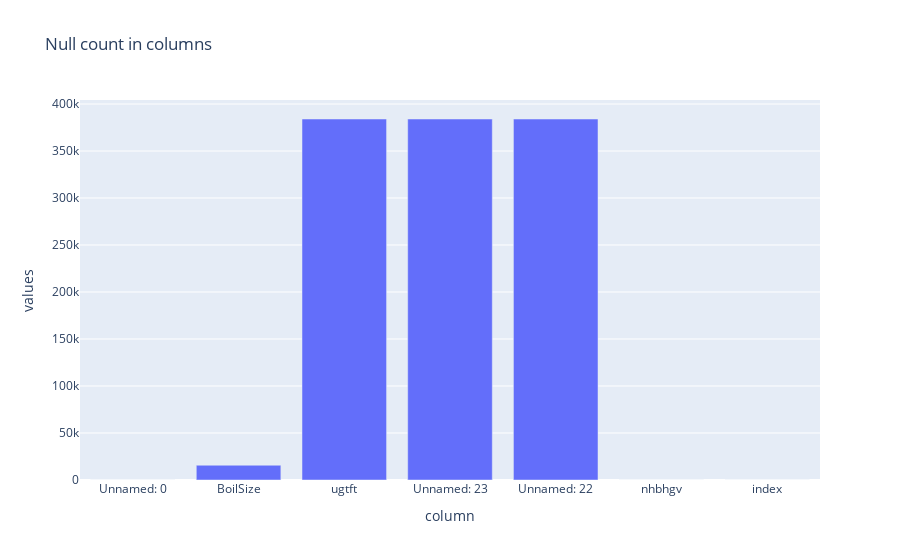

The cell this chart's notebook holds for it:
### Code cell
null_data_frame = pd.DataFrame(null_percentage_garbage_columns, )
null_data_frame.plot.bar(x='column', y='values', title="Null count in columns")

### Figure 1 — Plotly figure (JSON) as saved in the notebook; plotly's stock layout.template omitted (floating-point values rounded to 4 significant figures)
{"data": [{"alignmentgroup": "True", "hovertemplate": "column=%{x}<br>values=%{y}<extra></extra>", "legendgroup": "", "marker": {"color": "#636efa", "pattern": {"shape": ""}}, "name": "", "offsetgroup": "", "orientation": "v", "showlegend": false, "textposition": "auto", "type": "bar", "x": ["Unnamed: 0", "BoilSize", "ugtft", "Unnamed: 23", "Unnamed: 22", "nhbhgv", "index"], "xaxis": "x", "y": [0, 15715, 384062, 384062, 384032, 0, 0], "yaxis": "y"}], "layout": {"barmode": "relative", "legend": {"tracegroupgap": 0}, "title": {"text": "Null count in columns"}, "xaxis": {"anchor": "y", "domain": [0, 1], "title": {"text": "column"}}, "yaxis": {"anchor": "x", "domain": [0, 1], "title": {"text": "values"}}}}
